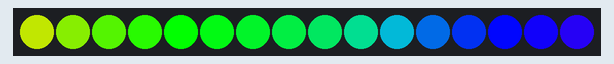
Simulated run of this sketch. Board: Arduino Uno, built with avr-gcc and run on an emulated ATmega328P. Shown: 16 RGB LEDs in strip order, left to right.

Above: at 0.15 s.
At 5.44 s:
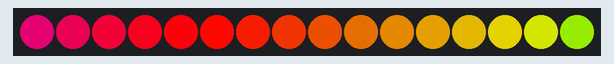
At 10.04 s:
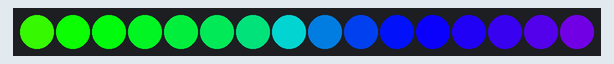
At 19.99 s:
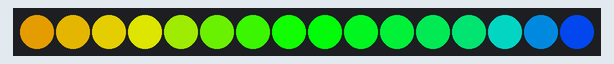
At 29.74 s:
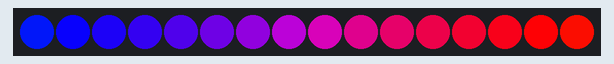
At 39.37 s:
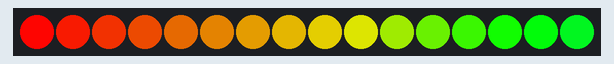

The sketch:

sketch_nov24a.ino
```cpp
#include <FastLED.h>
 // change these to match your hardware setup

#define LED_PIN 6                          // hardware SPI pin SCK
#define NUM_LEDS 16
#define COLOR_ORDER RGB
#define LED_TYPE NEOPIXEL
#define MAX_BRIGHTNESS 255                   // watch the power!

struct CRGB leds[NUM_LEDS];

void setup()
{
    LEDS.addLeds<LED_TYPE, LED_PIN>(leds, NUM_LEDS).setCorrection(TypicalLEDStrip);
    FastLED.setBrightness(MAX_BRIGHTNESS);
    FastLED.clear();
    // fill_solid(leds, NUM_LEDS, CRGB::Yellow);
    fill_rainbow( leds, NUM_LEDS, 128, 7);
}

void loop () {

 float breath = (exp(sin(millis()/2000.0*PI)) - 0.36787944)*108;
 //FastLED.setBrightness(breath);
 fill_rainbow( leds, NUM_LEDS, breath, 7 );
 //if( random8() < 95) {
    //leds[ random16(NUM_LEDS) ] += CRGB::White;
  //}

 FastLED.show();
 //delay(30);
}
```
